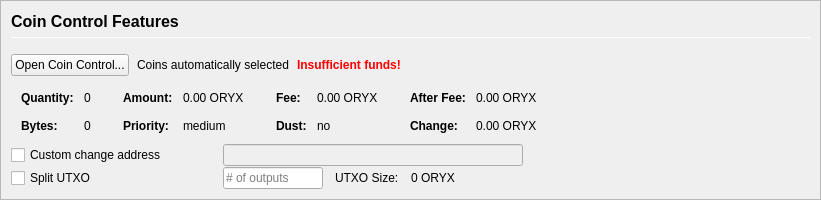
         <widget class="QFrame" name="frameCoinControl">
          <property name="sizePolicy">
           <sizepolicy hsizetype="Expanding" vsizetype="Expanding">
            <horstretch>0</horstretch>
            <verstretch>0</verstretch>
           </sizepolicy>
          </property>
          <property name="maximumSize">
           <size>
            <width>16777215</width>
            <height>16777215</height>
           </size>
          </property>
          <property name="frameShape">
           <enum>QFrame::StyledPanel</enum>
          </property>
          <property name="frameShadow">
           <enum>QFrame::Sunken</enum>
          </property>
          <layout class="QVBoxLayout" name="verticalLayoutCoinControl2">
           <property name="spacing">
            <number>0</number>
           </property>
           <property name="leftMargin">
            <number>0</number>
           </property>
           <property name="topMargin">
            <number>0</number>
           </property>
           <property name="rightMargin">
            <number>0</number>
           </property>
           <property name="bottomMargin">
            <number>0</number>
           </property>
           <item>
            <widget class="QFrame" name="frameCoinControl_BG">
             <layout class="QVBoxLayout" name="verticalLayoutCoinControl" stretch="0,0,0,0,0,0">
              <property name="spacing">
               <number>1</number>
              </property>
              <property name="leftMargin">
               <number>10</number>
              </property>
              <property name="topMargin">
               <number>10</number>
              </property>
              <item>
               <layout class="QHBoxLayout" name="horizontalLayoutCoinControl1">
                <property name="bottomMargin">
                 <number>15</number>
                </property>
                <item>
                 <layout class="QVBoxLayout" name="verticalLayout_3">
                  <property name="spacing">
                   <number>6</number>
                  </property>
                  <item>
                   <widget class="QLabel" name="labelCoinControlFeatures">
                    <property name="sizePolicy">
                     <sizepolicy hsizetype="Preferred" vsizetype="Maximum">
                      <horstretch>0</horstretch>
                      <verstretch>0</verstretch>
                     </sizepolicy>
                    </property>
                    <property name="minimumSize">
                     <size>
                      <width>0</width>
                      <height>20</height>
                     </size>
                    </property>
                    <property name="font">
                     <font>
                      <pointsize>12</pointsize>
                      <weight>75</weight>
                      <bold>true</bold>
                     </font>
                    </property>
                    <property name="styleSheet">
                     <string notr="true">font-weight:bold;</string>
                    </property>
                    <property name="text">
                     <string>Coin Control Features</string>
                    </property>
                   </widget>
                  </item>
                  <item>
                   <widget class="Line" name="line">
                    <property name="minimumSize">
                     <size>
                      <width>0</width>
                      <height>1</height>
                     </size>
                    </property>
                    <property name="maximumSize">
                     <size>
                      <width>16777215</width>
                      <height>1</height>
                     </size>
                    </property>
                    <property name="orientation">
                     <enum>Qt::Horizontal</enum>
                    </property>
                   </widget>
                  </item>
                 </layout>
                </item>
               </layout>
              </item>
              <item>
               <layout class="QHBoxLayout" name="horizontalLayoutCoinControl2" stretch="0,0,0,0">
                <property name="spacing">
                 <number>8</number>
                </property>
                <property name="bottomMargin">
                 <number>10</number>
                </property>
                <item>
                 <widget class="QPushButton" name="pushButtonCoinControl">
                  <property name="styleSheet">
                   <string notr="true"/>
                  </property>
                  <property name="text">
                   <string>Open Coin Control...</string>
                  </property>
                  <property name="autoDefault">
                   <bool>false</bool>
                  </property>
                 </widget>
                </item>
                <item>
                 <widget class="QLabel" name="labelCoinControlAutomaticallySelected">
                  <property name="text">
                   <string>Coins automatically selected</string>
                  </property>
                  <property name="margin">
                   <number>5</number>
                  </property>
                 </widget>
                </item>
                <item>
                 <widget class="QLabel" name="labelCoinControlInsuffFunds">
                  <property name="font">
                   <font>
                    <weight>75</weight>
                    <bold>true</bold>
                   </font>
                  </property>
                  <property name="styleSheet">
                   <string notr="true">color:red;font-weight:bold;</string>
                  </property>
                  <property name="text">
                   <string>Insufficient funds!</string>
                  </property>
                  <property name="margin">
                   <number>5</number>
                  </property>
                 </widget>
                </item>
                <item>
                 <spacer name="horizontalSpacerCoinControl">
                  <property name="orientation">
                   <enum>Qt::Horizontal</enum>
                  </property>
                  <property name="sizeHint" stdset="0">
                   <size>
                    <width>40</width>
                    <height>1</height>
                   </size>
                  </property>
                 </spacer>
                </item>
               </layout>
              </item>
              <item>
               <widget class="QWidget" name="widgetCoinControl" native="true">
                <property name="sizePolicy">
                 <sizepolicy hsizetype="Preferred" vsizetype="Preferred">
                  <horstretch>0</horstretch>
                  <verstretch>0</verstretch>
                 </sizepolicy>
                </property>
                <property name="minimumSize">
                 <size>
                  <width>0</width>
                  <height>0</height>
                 </size>
                </property>
                <property name="styleSheet">
                 <string notr="true"/>
                </property>
                <layout class="QHBoxLayout" name="horizontalLayoutCoinControl5">
                 <property name="leftMargin">
                  <number>0</number>
                 </property>
                 <property name="topMargin">
                  <number>0</number>
                 </property>
                 <property name="rightMargin">
                  <number>0</number>
                 </property>
                 <property name="bottomMargin">
                  <number>0</number>
                 </property>
                 <item>
                  <layout class="QHBoxLayout" name="horizontalLayoutCoinControl3" stretch="0,0,0,1">
                   <property name="spacing">
                    <number>20</number>
                   </property>
                   <property name="topMargin">
                    <number>0</number>
                   </property>
                   <property name="bottomMargin">
                    <number>10</number>
                   </property>
                   <item>
                    <layout class="QFormLayout" name="formLayoutCoinControl1">
                     <property name="horizontalSpacing">
                      <number>10</number>
                     </property>
                     <property name="verticalSpacing">
                      <number>14</number>
                     </property>
                     <property name="leftMargin">
                      <number>10</number>
                     </property>
                     <property name="topMargin">
                      <number>4</number>
                     </property>
                     <property name="rightMargin">
                      <number>6</number>
                     </property>
                     <item row="0" column="0">
                      <widget class="QLabel" name="labelCoinControlQuantityText">
                       <property name="font">
                        <font>
                         <weight>75</weight>
                         <bold>true</bold>
                        </font>
                       </property>
                       <property name="text">
                        <string>Quantity:</string>
                       </property>
                       <property name="margin">
                        <number>0</number>
                       </property>
                      </widget>
                     </item>
                     <item row="0" column="1">
                      <widget class="QLabel" name="labelCoinControlQuantity">
                       <property name="cursor">
                        <cursorShape>IBeamCursor</cursorShape>
                       </property>
                       <property name="contextMenuPolicy">
                        <enum>Qt::ActionsContextMenu</enum>
                       </property>
                       <property name="text">
                        <string notr="true">0</string>
                       </property>
                       <property name="margin">
                        <number>0</number>
                       </property>
                       <property name="textInteractionFlags">
                        <set>Qt::LinksAccessibleByMouse|Qt::TextSelectableByKeyboard|Qt::TextSelectableByMouse</set>
                       </property>
                      </widget>
                     </item>
                     <item row="1" column="0">
                      <widget class="QLabel" name="labelCoinControlBytesText">
                       <property name="font">
                        <font>
                         <weight>75</weight>
                         <bold>true</bold>
                        </font>
                       </property>
                       <property name="text">
                        <string>Bytes:</string>
                       </property>
                      </widget>
                     </item>
                     <item row="1" column="1">
                      <widget class="QLabel" name="labelCoinControlBytes">
                       <property name="cursor">
                        <cursorShape>IBeamCursor</cursorShape>
                       </property>
                       <property name="contextMenuPolicy">
                        <enum>Qt::ActionsContextMenu</enum>
                       </property>
                       <property name="text">
                        <string notr="true">0</string>
                       </property>
                       <property name="textInteractionFlags">
                        <set>Qt::LinksAccessibleByMouse|Qt::TextSelectableByKeyboard|Qt::TextSelectableByMouse</set>
                       </property>
                      </widget>
                     </item>
                    </layout>
                   </item>
                   <item>
                    <layout class="QFormLayout" name="formLayoutCoinControl2">
                     <property name="horizontalSpacing">
                      <number>10</number>
                     </property>
                     <property name="verticalSpacing">
                      <number>14</number>
                     </property>
                     <property name="leftMargin">
                      <number>6</number>
                     </property>
                     <property name="topMargin">
                      <number>4</number>
                     </property>
                     <property name="rightMargin">
                      <number>6</number>
                     </property>
                     <item row="0" column="0">
                      <widget class="QLabel" name="labelCoinControlAmountText">
                       <property name="font">
                        <font>
                         <weight>75</weight>
                         <bold>true</bold>
                        </font>
                       </property>
                       <property name="text">
                        <string>Amount:</string>
                       </property>
                       <property name="margin">
                        <number>0</number>
                       </property>
                      </widget>
                     </item>
                     <item row="0" column="1">
                      <widget class="QLabel" name="labelCoinControlAmount">
                       <property name="cursor">
                        <cursorShape>IBeamCursor</cursorShape>
                       </property>
                       <property name="contextMenuPolicy">
                        <enum>Qt::ActionsContextMenu</enum>
                       </property>
                       <property name="text">
                        <string notr="true">0.00 ORYX</string>
                       </property>
                       <property name="textInteractionFlags">
                        <set>Qt::LinksAccessibleByMouse|Qt::TextSelectableByKeyboard|Qt::TextSelectableByMouse</set>
                       </property>
                      </widget>
                     </item>
                     <item row="1" column="0">
                      <widget class="QLabel" name="labelCoinControlPriorityText">
                       <property name="font">
                        <font>
                         <weight>75</weight>
                         <bold>true</bold>
                        </font>
                       </property>
                       <property name="text">
                        <string>Priority:</string>
                       </property>
                      </widget>
                     </item>
                     <item row="1" column="1">
                      <widget class="QLabel" name="labelCoinControlPriority">
                       <property name="cursor">
                        <cursorShape>IBeamCursor</cursorShape>
                       </property>
                       <property name="contextMenuPolicy">
                        <enum>Qt::ActionsContextMenu</enum>
                       </property>
                       <property name="text">
                        <string>medium</string>
                       </property>
                       <property name="textInteractionFlags">
                        <set>Qt::LinksAccessibleByMouse|Qt::TextSelectableByKeyboard|Qt::TextSelectableByMouse</set>
                       </property>
                      </widget>
                     </item>
                    </layout>
                   </item>
                   <item>
                    <layout class="QFormLayout" name="formLayoutCoinControl3">
                     <property name="horizontalSpacing">
                      <number>10</number>
                     </property>
                     <property name="verticalSpacing">
                      <number>14</number>
                     </property>
                     <property name="leftMargin">
                      <number>6</number>
                     </property>
                     <property name="topMargin">
                      <number>4</number>
                     </property>
                     <property name="rightMargin">
                      <number>6</number>
                     </property>
                     <item row="0" column="0">
                      <widget class="QLabel" name="labelCoinControlFeeText">
                       <property name="font">
                        <font>
                         <weight>75</weight>
                         <bold>true</bold>
                        </font>
                       </property>
                       <property name="text">
                        <string>Fee:</string>
                       </property>
                       <property name="margin">
                        <number>0</number>
                       </property>
                      </widget>
                     </item>
                     <item row="0" column="1">
                      <widget class="QLabel" name="labelCoinControlFee">
                       <property name="cursor">
                        <cursorShape>IBeamCursor</cursorShape>
                       </property>
                       <property name="contextMenuPolicy">
                        <enum>Qt::ActionsContextMenu</enum>
                       </property>
                       <property name="text">
                        <string notr="true">0.00 ORYX</string>
                       </property>
                       <property name="textInteractionFlags">
                        <set>Qt::LinksAccessibleByMouse|Qt::TextSelectableByKeyboard|Qt::TextSelectableByMouse</set>
                       </property>
                      </widget>
                     </item>
                     <item row="1" column="0">
                      <widget class="QLabel" name="labelCoinControlLowOutputText">
                       <property name="font">
                        <font>
                         <weight>75</weight>
                         <bold>true</bold>
                        </font>
                       </property>
                       <property name="text">
                        <string>Dust:</string>
                       </property>
                      </widget>
                     </item>
                     <item row="1" column="1">
                      <widget class="QLabel" name="labelCoinControlLowOutput">
                       <property name="cursor">
                        <cursorShape>IBeamCursor</cursorShape>
                       </property>
                       <property name="contextMenuPolicy">
                        <enum>Qt::ActionsContextMenu</enum>
                       </property>
                       <property name="text">
                        <string>no</string>
                       </property>
                       <property name="textInteractionFlags">
                        <set>Qt::LinksAccessibleByMouse|Qt::TextSelectableByKeyboard|Qt::TextSelectableByMouse</set>
                       </property>
                      </widget>
                     </item>
                    </layout>
                   </item>
                   <item>
                    <layout class="QFormLayout" name="formLayoutCoinControl4">
                     <property name="horizontalSpacing">
                      <number>10</number>
                     </property>
                     <property name="verticalSpacing">
                      <number>14</number>
                     </property>
                     <property name="leftMargin">
                      <number>6</number>
                     </property>
                     <property name="topMargin">
                      <number>4</number>
                     </property>
                     <property name="rightMargin">
                      <number>6</number>
                     </property>
                     <item row="0" column="0">
                      <widget class="QLabel" name="labelCoinControlAfterFeeText">
                       <property name="font">
                        <font>
                         <weight>75</weight>
                         <bold>true</bold>
                        </font>
                       </property>
                       <property name="text">
                        <string>After Fee:</string>
                       </property>
                       <property name="margin">
                        <number>0</number>
                       </property>
                      </widget>
                     </item>
                     <item row="0" column="1">
                      <widget class="QLabel" name="labelCoinControlAfterFee">
                       <property name="cursor">
                        <cursorShape>IBeamCursor</cursorShape>
                       </property>
                       <property name="contextMenuPolicy">
                        <enum>Qt::ActionsContextMenu</enum>
                       </property>
                       <property name="text">
                        <string notr="true">0.00 ORYX</string>
                       </property>
                       <property name="textInteractionFlags">
                        <set>Qt::LinksAccessibleByMouse|Qt::TextSelectableByKeyboard|Qt::TextSelectableByMouse</set>
                       </property>
                      </widget>
                     </item>
                     <item row="1" column="0">
                      <widget class="QLabel" name="labelCoinControlChangeText">
                       <property name="font">
                        <font>
                         <weight>75</weight>
                         <bold>true</bold>
                        </font>
                       </property>
                       <property name="text">
                        <string>Change:</string>
                       </property>
                      </widget>
                     </item>
                     <item row="1" column="1">
                      <widget class="QLabel" name="labelCoinControlChange">
                       <property name="cursor">
                        <cursorShape>IBeamCursor</cursorShape>
                       </property>
                       <property name="contextMenuPolicy">
                        <enum>Qt::ActionsContextMenu</enum>
                       </property>
                       <property name="text">
                        <string notr="true">0.00 ORYX</string>
                       </property>
                       <property name="textInteractionFlags">
                        <set>Qt::LinksAccessibleByMouse|Qt::TextSelectableByKeyboard|Qt::TextSelectableByMouse</set>
                       </property>
                      </widget>
                     </item>
                    </layout>
                   </item>
                  </layout>
                 </item>
                </layout>
               </widget>
              </item>
              <item>
               <layout class="QHBoxLayout" name="horizontalLayoutCoinControl4">
                <property name="spacing">
                 <number>12</number>
                </property>
                <property name="sizeConstraint">
                 <enum>QLayout::SetDefaultConstraint</enum>
                </property>
                <property name="topMargin">
                 <number>0</number>
                </property>
                <property name="rightMargin">
                 <number>0</number>
                </property>
                <item>
                 <widget class="QCheckBox" name="checkBoxCoinControlChange">
                  <property name="sizePolicy">
                   <sizepolicy hsizetype="Preferred" vsizetype="Preferred">
                    <horstretch>0</horstretch>
                    <verstretch>0</verstretch>
                   </sizepolicy>
                  </property>
                  <property name="minimumSize">
                   <size>
                    <width>200</width>
                    <height>0</height>
                   </size>
                  </property>
                  <property name="maximumSize">
                   <size>
                    <width>200</width>
                    <height>16777215</height>
                   </size>
                  </property>
                  <property name="toolTip">
                   <string>If this is activated, but the change address is empty or invalid, change will be sent to a newly generated address.</string>
                  </property>
                  <property name="text">
                   <string>Custom change address</string>
                  </property>
                 </widget>
                </item>
                <item>
                 <widget class="QValidatedLineEdit" name="lineEditCoinControlChange">
                  <property name="enabled">
                   <bool>false</bool>
                  </property>
                  <property name="sizePolicy">
                   <sizepolicy hsizetype="Preferred" vsizetype="Preferred">
                    <horstretch>0</horstretch>
                    <verstretch>0</verstretch>
                   </sizepolicy>
                  </property>
                  <property name="minimumSize">
                   <size>
                    <width>300</width>
                    <height>0</height>
                   </size>
                  </property>
                 </widget>
                </item>
                <item>
                 <widget class="QLabel" name="labelCoinControlChangeLabel">
                  <property name="sizePolicy">
                   <sizepolicy hsizetype="Preferred" vsizetype="Preferred">
                    <horstretch>0</horstretch>
                    <verstretch>0</verstretch>
                   </sizepolicy>
                  </property>
                  <property name="minimumSize">
                   <size>
                    <width>100</width>
                    <height>0</height>
                   </size>
                  </property>
                  <property name="text">
                   <string/>
                  </property>
                  <property name="margin">
                   <number>3</number>
                  </property>
                 </widget>
                </item>
               </layout>
              </item>
              <item>
               <layout class="QHBoxLayout" name="horizontalLayoutCoinControl6">
                <property name="spacing">
                 <number>12</number>
                </property>
                <property name="rightMargin">
                 <number>0</number>
                </property>
                <item>
                 <widget class="QCheckBox" name="splitBlockCheckBox">
                  <property name="sizePolicy">
                   <sizepolicy hsizetype="Preferred" vsizetype="Preferred">
                    <horstretch>0</horstretch>
                    <verstretch>0</verstretch>
                   </sizepolicy>
                  </property>
                  <property name="minimumSize">
                   <size>
                    <width>200</width>
                    <height>0</height>
                   </size>
                  </property>
                  <property name="maximumSize">
                   <size>
                    <width>200</width>
                    <height>16777215</height>
                   </size>
                  </property>
                  <property name="text">
                   <string>Split UTXO</string>
                  </property>
                 </widget>
                </item>
                <item>
                 <widget class="QLineEdit" name="splitBlockLineEdit">
                  <property name="sizePolicy">
                   <sizepolicy hsizetype="Preferred" vsizetype="Preferred">
                    <horstretch>50</horstretch>
                    <verstretch>0</verstretch>
                   </sizepolicy>
                  </property>
                  <property name="minimumSize">
                   <size>
                    <width>100</width>
                    <height>0</height>
                   </size>
                  </property>
                  <property name="maximumSize">
                   <size>
                    <width>100</width>
                    <height>16777215</height>
                   </size>
                  </property>
                  <property name="placeholderText">
                   <string># of outputs</string>
                  </property>
                 </widget>
                </item>
                <item>
                 <widget class="QLabel" name="labelBlockSizeText">
                  <property name="text">
                   <string>UTXO Size:</string>
                  </property>
                 </widget>
                </item>
                <item>
                 <widget class="QLabel" name="labelBlockSize">
                  <property name="text">
                   <string>0 ORYX</string>
                  </property>
                 </widget>
                </item>
                <item>
                 <spacer name="horizontalSpacer_7">
                  <property name="orientation">
                   <enum>Qt::Horizontal</enum>
                  </property>
                  <property name="sizeHint" stdset="0">
                   <size>
                    <width>40</width>
                    <height>20</height>
                   </size>
                  </property>
                 </spacer>
                </item>
               </layout>
              </item>
              <item>
               <spacer name="verticalSpacerCoinControl">
                <property name="orientation">
                 <enum>Qt::Vertical</enum>
                </property>
                <property name="sizeHint" stdset="0">
                 <size>
                  <width>800</width>
                  <height>1</height>
                 </size>
                </property>
               </spacer>
              </item>
             </layout>
            </widget>
           </item>
          </layout>
         </widget>
